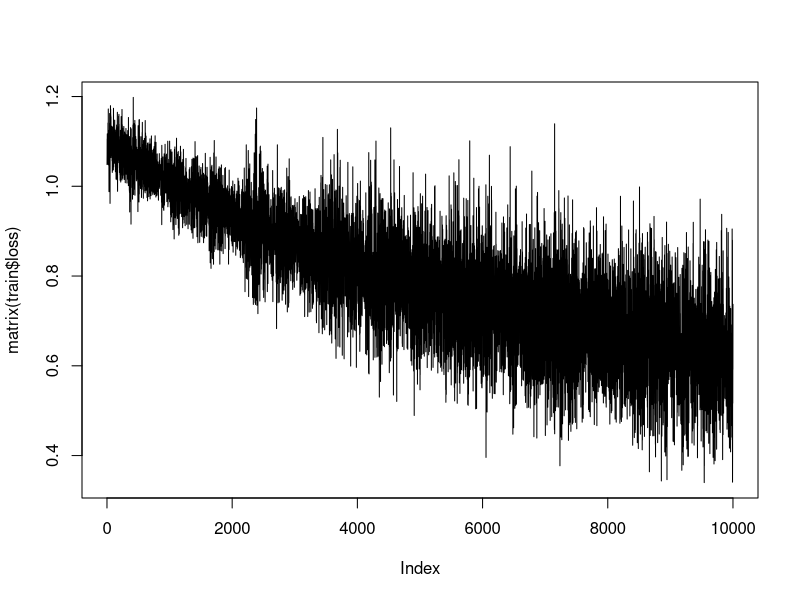

Here is the R script that generated this plot:
# Sophie Bata-Madden s2037949, Cameron Donnelly s2018520, Nala Krisnanda s2587290

#Contributions:
# Sophie:  33.3% 
# Cameron:  33.3%
# Nala: 33.3%

#### Code Overview:
# 
# 
# 

cross_entropy <- function(yhat, y) {
  k_true <- cbind(y, seq_along(y))
  return(-sum(log(yhat[k_true]))/length(y))
}

softmax <- function(mat) {
  exp_mat <- exp(mat)
  exp_mat_colsum <- colSums(exp_mat)
  return(t(t(exp_mat)/exp_mat_colsum))
}

relu <- function (mat){
  mat[which(mat<0)] <- 0
  return (mat)
}

#### Function:      netup
# Description: 
# Inputs:       
#     - d        - vector giving the number of nodes in each layer of a network

# Outputs: 
#     - h        - a list of nodes for each layer. 
#                  h[[l]] should be a vector of length d[l] which will contain the node values for layer l.
#     - W        - a list of weight matrices. 
#                  W[[l]] is the weight matrix linking layer l to layer l+1. 
#                  Initialize the elements with U (0, 0.2) random deviates.
#     - b        - a list of offset vectors. 
#                  b[[l]] is the offset vector linking layer l to layer l+1. 
#                  Initialize the elements with U (0, 0.2) random deviates.
netup <- function(d){
  # We construct a list of lists, h, where each sublist h[[i]] is or corresponding length d[i]
  h <- list()
  for (l in 1:length(d)){
    h[[l]] <- rep(0,d[l])
  }
  
  # W is a list of weight matrices, W[[i]] is the weight matrix linking layer i to layer i + 1
  # We initialise the elements with U(0,0.2) random deviates
  
  W <- list() 
  for (l in 1:(length(d)-1)){
    W[[l]] <- matrix(runif(d[l]*d[l+1],0,0.2), nrow=d[l+1], ncol=d[l])
  }
  
  # b is a list of offset vectors, b[[i]] is the offset vector linking layer i to layer i + 1
  # We initialise the elements with U(0,0.2) random deviates
  b <- list() 
  for (l in 1:(length(d)-1)){
    b[[l]] <- runif(d[l+1],0,0.2)
  }

  return(list(h = h, W = W, b = b))          
}

#### Function:                 forward
# Description:                 the function computes the remaining node values implied by inp, andr eturn the updated network list (as the only return object).
# Inputs:       
#     - nn                   -  a network list as returned by netup.
#     - inp                  -  a vector of input values for the first layer.

# Outputs: 
#     - h        - a list of nodes for each layer. 
#                  h[[l]] should be a vector of length d[l] which will contain the node values for layer l.
#     - W        - a list of weight matrices. 
#                  W[[l]] is the weight matrix linking layer l to layer l+1. 
#                  Initialize the elements with U (0, 0.2) random deviates.
#     - b        - a list of offset vectors. 
#                  b[[l]] is the offset vector linking layer l to layer l+1. 
#                  Initialize the elements with U (0, 0.2) random deviates.

forward <- function(nn, inp){
  h <- nn$h
  W <- nn$W
  b <- nn$b 

  h[[1]] <- t(inp)

  for(l in 1:(length(h)-1)){
    # calculate h_l+1 = weight * t(h_l)
    h[[l+1]] <- W[[l]] %*% h[[l]] + b[[l]]

    # # Add bias
    # h[[l+1]] <- sweep(h[[l+1]], 1, b[[l]])

    # Apply activation function
    ## if it is the last layer then we apply softmax activation function (eq.2)
    if(l+1 == length(h)){
      h[[l+1]] <- softmax(h[[l+1]])
    }
    ## if it is not the last layer we apply relu activation function (eq.1)
    else{
      h[[l+1]] <- relu(h[[l+1]])
    }
  }

  return(list(h = h, W = W, b = b))
}



#### Function:      backward
# Description: 
# Inputs:       
#     - nn        - returned from forward
#     - k         - the output class of the input

# Outputs: 
#     - h        - a list of nodes for each layer. 
#                  h[[l]] should be a vector of length d[l] which will contain the node values for layer l.
#     - W        - a list of weight matrices. 
#                  W[[l]] is the weight matrix linking layer l to layer l+1. 
#                  Initialize the elements with U (0, 0.2) random deviates.
#     - b        - a list of offset vectors. 
#                  b[[l]] is the offset vector linking layer l to layer l+1. 
#                  Initialize the elements with U (0, 0.2) random deviates.
#     - dh       - derivatives with respect to the nodes
#     - dW       - derivatives with respect to the weights
#     - db       - derivatives with respect to the offsets

backward <- function(nn, k){
  h <- nn$h
  W <- nn$W
  b <- nn$b
  dh <- h
  dW <- W
  db <- b
  
  # We compute the derivative of the loss for k w.r.t. h[[L]][j]
  # Where L is the output layer and j is the jth node in the output layer
  # L_nodes <- length(h[[length(h)]]) # number of nodes in the output layer
  L <- length(h)
  # for (j in range(L_nodes)){ # for each node in the output layer
  #   dh_L <- exp(h[[L]][j])/(sum(exp(h[[L]]))) # derivative of the loss for k w.r.t. h[[L]][j]
    
  #   if (j == k){
  #     dh[[L]][j] <- dh_L - 1
  #   } else {
  #     dh[[L]][j] <- dh_L
  #   }
  # }

  # derivative of the output layer
  dh[[L]] <- softmax(h[[L]])

  k_true <- cbind(k, seq_along(k))
  dh[[L]][k_true] <- dh[[L]][k_true]-1
  
  for (j in (L-1):1){
    d <- dh[[j+1]]
    d[which(dh[[j+1]]<=0)] <- 0

    dh[[j]] <- t(W[[j]]) %*% d
    db[[j]] <- d
    dW[[j]] <- d %*% t(h[[j]])
  }
  
  return(list(h = h, W = W, b = b, dh = dh, dW = dW, db = db))
}


#### Function:      train
# Description: 
# Inputs:       
#     - nn        - returned from forward
#     - inp       - 
#     - k 
#     - eta       - step size
#     - mb        - number of data to randomly sample to compute the gradient
#     - nstep     - number of optimization steps to take

# Outputs: 
#     - ?
train <- function(nn, inp, k, eta=.1, mb=10, nstep=10000) {
  loss <- list()
  for (step in (1:nstep)) {
    inp_row <- sample(nrow(inp),mb)
    nn <- forward(nn, inp[inp_row, ])
    nn <- backward(nn, k[inp_row])
    for(i in (1:length(nn$W))){
      nn$W[[i]] <- nn$W[[i]] - eta * (nn$dW[[i]]/mb) 
      nn$b[[i]] <- nn$b[[i]] - eta * rowMeans(nn$db[[i]])
    }
    loss[step] <- cross_entropy(nn$h[[length(nn$h)]], k[inp_row])
    # print(cross_entropy(nn$h[[length(h)]], t(k[inp_row,])))
  }
 
  return(list(nn=nn, loss=loss))
}

predict <- function(nn, inp) {
  nn <- forward(nn, inp)
  output <- nn$h[[length(nn$h)]]
  return(as.vector(apply(output, 2, which.max)))
}

accuracy <- function(yhat, y) {
  return(sum(y==yhat)/length(y))
}

# Create a function to convert species labels to binary vectors
generate_iris_binary_label <- function() {
  y <- iris[,5]
  y_bin <- matrix(rep(0, length(y)), nrow=length(y), ncol=1)
  y_bin[which(y=="setosa"),] <- 1
  y_bin[which(y=="versicolor"),] <- 2
  y_bin[which(y=="virginica"),] <- 3
  return(y_bin)
}

# Convert the `Species` variable to a matrix of binary representations
X <- iris[,(1:4)]
y <- generate_iris_binary_label()

test_index <- seq(5, dim(X)[1], length=dim(X)[1]%/%5)
X_train <- X[-test_index,]
y_train <- y[-test_index,]

X_test <- X[test_index,]
y_test <- y[test_index,]

nn <- netup(c(4,8,7,3))
train <- train(nn, X_train, y_train)
plot(matrix(train$loss), type='l')

nn <- train$nn
yhat <- predict(nn, X_test)
print(accuracy(y_test, yhat))
